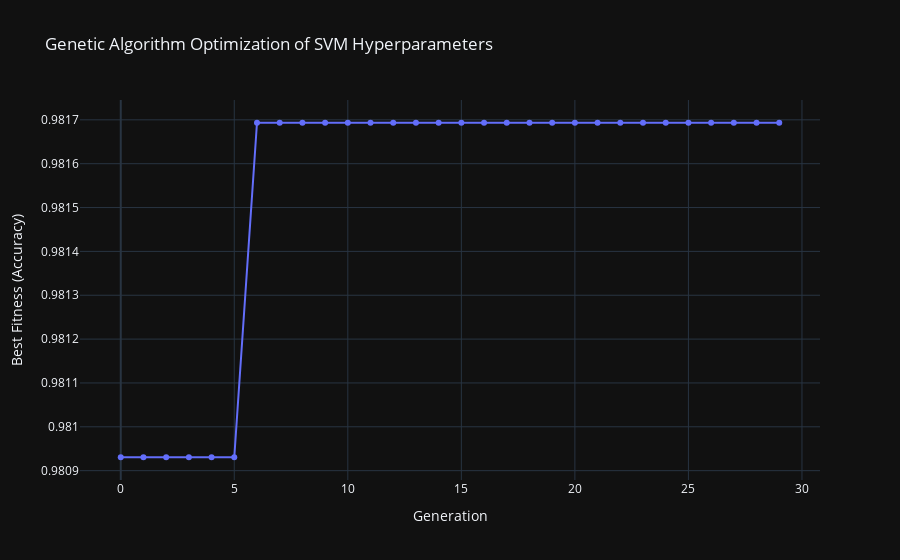

The cell this chart's notebook holds for it:
### Code cell
# Run the Genetic Algorithm
ga_instance.run()

### Figure 1 — Plotly figure (JSON) as saved in the notebook; plotly's stock layout.template omitted (floating-point values rounded to 4 significant figures)
{"data": [{"mode": "lines+markers", "name": "Best Fitness", "type": "scatter", "x": [0, 1, 2, 3, 4, 5, 6, 7, 8, 9, 10, 11, 12, 13, 14, 15, 16, 17, 18, 19, 20, 21, 22, 23, 24, 25, 26, 27, 28, 29], "y": [0.9809, 0.9809, 0.9809, 0.9809, 0.9809, 0.9809, 0.9817, 0.9817, 0.9817, 0.9817, 0.9817, 0.9817, 0.9817, 0.9817, 0.9817, 0.9817, 0.9817, 0.9817, 0.9817, 0.9817, 0.9817, 0.9817, 0.9817, 0.9817, 0.9817, 0.9817, 0.9817, 0.9817, 0.9817, 0.9817]}], "layout": {"title": {"text": "Genetic Algorithm Optimization of SVM Hyperparameters"}, "xaxis": {"title": {"text": "Generation"}}, "yaxis": {"title": {"text": "Best Fitness (Accuracy)"}}}}
